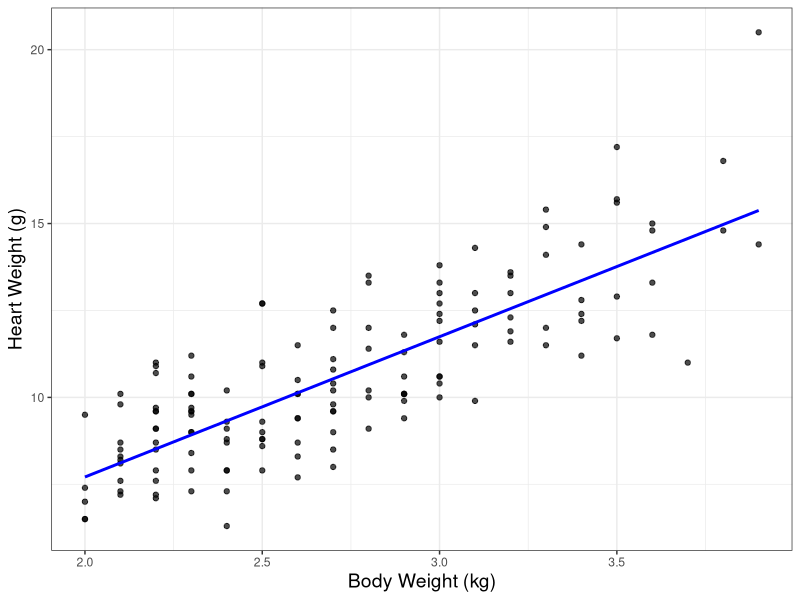
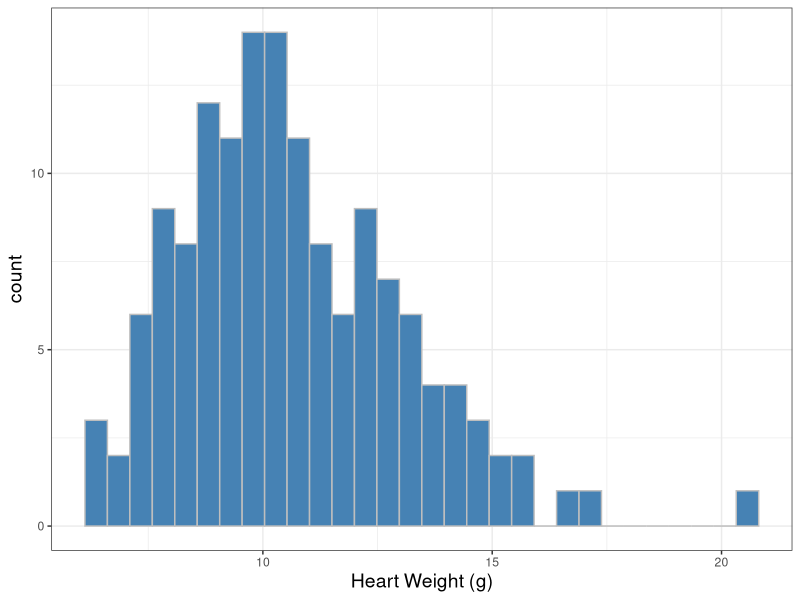

R code for these plots, in order: (Note: this script raises an error after producing the figures.)
## ---- chunk 1

## ---- chunk 2
library(tidyverse)
library(broom)
library(knitr)
library(kableExtra)
library(patchwork)
library(MASS)
## ---- chunk 3
ggplot(data = cats, aes(x = Bwt, y = Hwt)) +
  geom_point(alpha = 0.7) + 
  geom_smooth(method = "lm", color = "blue", se = FALSE) +
  labs(x = "Body Weight (kg)",
       y = "Heart Weight (g)") +
  theme_bw() +
  theme(axis.title=element_text(size=14))
## ---- chunk 4
bwt_hwt_model <- lm(Hwt ~ Bwt, data = cats)
bwt_hwt_model %>%
  tidy() %>%
  kable(format = "html", digits = 3)
## ---- chunk 5
ggplot(data = cats, aes(x = Hwt)) +
  geom_histogram(fill = "steelblue", color = "grey") +
  labs(x = "Heart Weight (g)") + 
  theme_bw() + 
  theme(axis.title=element_text(size=14))
## ---- chunk 6
cats %>%
  summarise(Mean = mean(Hwt), `Std. Dev.` = sd(Hwt), 
           `IQR` = IQR(Hwt)) %>%
  kable(format = "html", digits = 3)
## ---- chunk 7
include_graphics("img/model-anova.png")
## ---- chunk 8
mean_y <- mean(cats$Hwt)

ggplot(data = cats, aes(x = Bwt, y = Hwt)) +
  geom_point(alpha = 0.5) + 
  geom_hline(yintercept = mean_y, color = "black") +
  geom_segment(aes(x=Bwt, xend=Bwt, y=Hwt, yend=mean_y), color = "blue") +
  labs(x = "Body Weight (kg)",
       y = "Heart Weight (g)") +
  theme_bw() +
  theme(axis.title=element_text(size=14))
## ---- chunk 9
ggplot(data = cats, aes(x = Bwt, y = Hwt)) +
  geom_point(alpha = 0.5) + 
  geom_smooth(method = "lm", se = FALSE) +
  geom_hline(yintercept = mean_y, color = "black") +
  geom_segment(aes(x=Bwt, xend=Bwt, y = mean_y, yend=predict(bwt_hwt_model)), color = "blue") +
  labs(x = "Body Weight (kg)",
       y = "Heart Weight (g)") +
  theme_bw() +
  theme(axis.title=element_text(size=14))
## ---- chunk 10
ggplot(data = cats, aes(x = Bwt, y = Hwt)) +
  geom_point(alpha = 0.5) + 
  geom_smooth(method = "lm", se = FALSE) +
  geom_hline(yintercept = mean_y, color = "black") +
  geom_segment(aes(x=Bwt, xend=Bwt, y = Hwt, yend=predict(bwt_hwt_model)), color = "blue") +
  labs(x = "Body Weight (kg)",
       y = "Heart Weight (g)") +
  theme_bw() +
  theme(axis.title=element_text(size=14))
